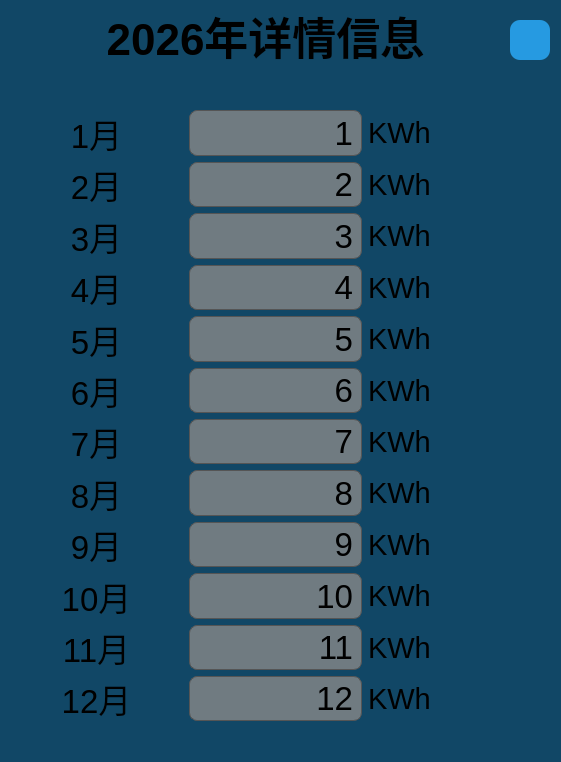
<?xml version="1.0" encoding="UTF-8"?>
<ui version="4.0">
 <class>AnnualDetails</class>
 <widget class="QFrame" name="AnnualDetails">
  <property name="geometry">
   <rect>
    <x>0</x>
    <y>0</y>
    <width>561</width>
    <height>762</height>
   </rect>
  </property>
  <property name="windowTitle">
   <string>Frame</string>
  </property>
  <property name="styleSheet">
   <string notr="true">#AnnualDetails {
	background-color: rgb(17, 71, 102);
	border-radius: 10px;
	color: rgb(224, 224, 224);
}</string>
  </property>
  <widget class="QPushButton" name="pushButton">
   <property name="geometry">
    <rect>
     <x>510</x>
     <y>20</y>
     <width>40</width>
     <height>40</height>
    </rect>
   </property>
   <property name="styleSheet">
    <string notr="true">
QPushButton{
	image: url(:/new/prefix1/Icon/close.png);
	background-color:rgb(38, 154, 225);
	color: #333333;
	border: 0px solid #E0E0E0;
	border-radius: 10px;
}
QPushButton:hover{
	
	background-color: rgb(241, 0, 0);
}</string>
   </property>
   <property name="text">
    <string/>
   </property>
   <property name="iconSize">
    <size>
     <width>20</width>
     <height>20</height>
    </size>
   </property>
   <property name="checkable">
    <bool>false</bool>
   </property>
   <property name="autoRepeat">
    <bool>false</bool>
   </property>
   <property name="autoExclusive">
    <bool>false</bool>
   </property>
   <property name="autoDefault">
    <bool>false</bool>
   </property>
  </widget>
  <widget class="QLabel" name="label_25">
   <property name="geometry">
    <rect>
     <x>80</x>
     <y>10</y>
     <width>371</width>
     <height>51</height>
    </rect>
   </property>
   <property name="font">
    <font>
     <pointsize>33</pointsize>
     <weight>75</weight>
     <bold>true</bold>
    </font>
   </property>
   <property name="text">
    <string>2026年详情信息</string>
   </property>
   <property name="alignment">
    <set>Qt::AlignCenter</set>
   </property>
  </widget>
  <widget class="QWidget" name="layoutWidget">
   <property name="geometry">
    <rect>
     <x>10</x>
     <y>110</y>
     <width>531</width>
     <height>611</height>
    </rect>
   </property>
   <layout class="QGridLayout" name="gridLayout">
    <item row="1" column="2">
     <widget class="QLabel" name="label_14">
      <property name="font">
       <font>
        <pointsize>22</pointsize>
       </font>
      </property>
      <property name="text">
       <string>KWh</string>
      </property>
     </widget>
    </item>
    <item row="8" column="2">
     <widget class="QLabel" name="label_21">
      <property name="font">
       <font>
        <pointsize>22</pointsize>
       </font>
      </property>
      <property name="text">
       <string>KWh</string>
      </property>
     </widget>
    </item>
    <item row="4" column="1">
     <widget class="QLabel" name="may">
      <property name="font">
       <font>
        <pointsize>25</pointsize>
       </font>
      </property>
      <property name="styleSheet">
       <string notr="true">background-color: rgba(136, 136, 136, 0.8);
border: 1px solid #555555;
border-radius: 8px;
</string>
      </property>
      <property name="text">
       <string>5</string>
      </property>
      <property name="alignment">
       <set>Qt::AlignRight|Qt::AlignTrailing|Qt::AlignVCenter</set>
      </property>
     </widget>
    </item>
    <item row="8" column="1">
     <widget class="QLabel" name="september">
      <property name="font">
       <font>
        <pointsize>25</pointsize>
       </font>
      </property>
      <property name="styleSheet">
       <string notr="true">background-color: rgba(136, 136, 136, 0.8);
border: 1px solid #555555;
border-radius: 8px;
</string>
      </property>
      <property name="text">
       <string>9</string>
      </property>
      <property name="alignment">
       <set>Qt::AlignRight|Qt::AlignTrailing|Qt::AlignVCenter</set>
      </property>
     </widget>
    </item>
    <item row="3" column="0">
     <widget class="QLabel" name="label_4">
      <property name="font">
       <font>
        <pointsize>25</pointsize>
       </font>
      </property>
      <property name="text">
       <string>4月</string>
      </property>
      <property name="alignment">
       <set>Qt::AlignCenter</set>
      </property>
     </widget>
    </item>
    <item row="6" column="2">
     <widget class="QLabel" name="label_19">
      <property name="font">
       <font>
        <pointsize>22</pointsize>
       </font>
      </property>
      <property name="text">
       <string>KWh</string>
      </property>
     </widget>
    </item>
    <item row="6" column="0">
     <widget class="QLabel" name="label_7">
      <property name="font">
       <font>
        <pointsize>25</pointsize>
       </font>
      </property>
      <property name="text">
       <string>7月</string>
      </property>
      <property name="alignment">
       <set>Qt::AlignCenter</set>
      </property>
     </widget>
    </item>
    <item row="11" column="2">
     <widget class="QLabel" name="label_24">
      <property name="font">
       <font>
        <pointsize>22</pointsize>
       </font>
      </property>
      <property name="text">
       <string>KWh</string>
      </property>
     </widget>
    </item>
    <item row="2" column="0">
     <widget class="QLabel" name="label_3">
      <property name="font">
       <font>
        <pointsize>25</pointsize>
       </font>
      </property>
      <property name="text">
       <string>3月</string>
      </property>
      <property name="alignment">
       <set>Qt::AlignCenter</set>
      </property>
     </widget>
    </item>
    <item row="0" column="2">
     <widget class="QLabel" name="label_13">
      <property name="font">
       <font>
        <pointsize>22</pointsize>
       </font>
      </property>
      <property name="text">
       <string>KWh</string>
      </property>
     </widget>
    </item>
    <item row="5" column="2">
     <widget class="QLabel" name="label_18">
      <property name="font">
       <font>
        <pointsize>22</pointsize>
       </font>
      </property>
      <property name="text">
       <string>KWh</string>
      </property>
     </widget>
    </item>
    <item row="1" column="0">
     <widget class="QLabel" name="label_2">
      <property name="font">
       <font>
        <pointsize>25</pointsize>
       </font>
      </property>
      <property name="text">
       <string>2月</string>
      </property>
      <property name="alignment">
       <set>Qt::AlignCenter</set>
      </property>
     </widget>
    </item>
    <item row="7" column="2">
     <widget class="QLabel" name="label_20">
      <property name="font">
       <font>
        <pointsize>22</pointsize>
       </font>
      </property>
      <property name="text">
       <string>KWh</string>
      </property>
     </widget>
    </item>
    <item row="7" column="0">
     <widget class="QLabel" name="label_8">
      <property name="font">
       <font>
        <pointsize>25</pointsize>
       </font>
      </property>
      <property name="text">
       <string>8月</string>
      </property>
      <property name="alignment">
       <set>Qt::AlignCenter</set>
      </property>
     </widget>
    </item>
    <item row="9" column="1">
     <widget class="QLabel" name="october">
      <property name="font">
       <font>
        <pointsize>25</pointsize>
       </font>
      </property>
      <property name="styleSheet">
       <string notr="true">background-color: rgba(136, 136, 136, 0.8);
border: 1px solid #555555;
border-radius: 8px;
</string>
      </property>
      <property name="text">
       <string>10</string>
      </property>
      <property name="alignment">
       <set>Qt::AlignRight|Qt::AlignTrailing|Qt::AlignVCenter</set>
      </property>
     </widget>
    </item>
    <item row="11" column="1">
     <widget class="QLabel" name="december">
      <property name="font">
       <font>
        <pointsize>25</pointsize>
       </font>
      </property>
      <property name="layoutDirection">
       <enum>Qt::LeftToRight</enum>
      </property>
      <property name="styleSheet">
       <string notr="true">background-color: rgba(136, 136, 136, 0.8);
border: 1px solid #555555;
border-radius: 8px;
</string>
      </property>
      <property name="text">
       <string>12</string>
      </property>
      <property name="alignment">
       <set>Qt::AlignRight|Qt::AlignTrailing|Qt::AlignVCenter</set>
      </property>
     </widget>
    </item>
    <item row="0" column="1">
     <widget class="QLabel" name="january">
      <property name="font">
       <font>
        <pointsize>25</pointsize>
       </font>
      </property>
      <property name="styleSheet">
       <string notr="true">background-color: rgba(136, 136, 136, 0.8);
border: 1px solid #555555;
border-radius: 8px;
</string>
      </property>
      <property name="text">
       <string>1</string>
      </property>
      <property name="alignment">
       <set>Qt::AlignRight|Qt::AlignTrailing|Qt::AlignVCenter</set>
      </property>
     </widget>
    </item>
    <item row="2" column="2">
     <widget class="QLabel" name="label_15">
      <property name="font">
       <font>
        <pointsize>22</pointsize>
       </font>
      </property>
      <property name="text">
       <string>KWh</string>
      </property>
     </widget>
    </item>
    <item row="4" column="2">
     <widget class="QLabel" name="label_17">
      <property name="font">
       <font>
        <pointsize>22</pointsize>
       </font>
      </property>
      <property name="text">
       <string>KWh</string>
      </property>
     </widget>
    </item>
    <item row="2" column="1">
     <widget class="QLabel" name="march">
      <property name="font">
       <font>
        <pointsize>25</pointsize>
       </font>
      </property>
      <property name="styleSheet">
       <string notr="true">background-color: rgba(136, 136, 136, 0.8);
border: 1px solid #555555;
border-radius: 8px;
</string>
      </property>
      <property name="text">
       <string>3</string>
      </property>
      <property name="alignment">
       <set>Qt::AlignRight|Qt::AlignTrailing|Qt::AlignVCenter</set>
      </property>
     </widget>
    </item>
    <item row="3" column="2">
     <widget class="QLabel" name="label_16">
      <property name="font">
       <font>
        <pointsize>22</pointsize>
       </font>
      </property>
      <property name="text">
       <string>KWh</string>
      </property>
     </widget>
    </item>
    <item row="6" column="1">
     <widget class="QLabel" name="july">
      <property name="font">
       <font>
        <pointsize>25</pointsize>
       </font>
      </property>
      <property name="styleSheet">
       <string notr="true">background-color: rgba(136, 136, 136, 0.8);
border: 1px solid #555555;
border-radius: 8px;
</string>
      </property>
      <property name="text">
       <string>7</string>
      </property>
      <property name="alignment">
       <set>Qt::AlignRight|Qt::AlignTrailing|Qt::AlignVCenter</set>
      </property>
     </widget>
    </item>
    <item row="9" column="2">
     <widget class="QLabel" name="label_22">
      <property name="font">
       <font>
        <pointsize>22</pointsize>
       </font>
      </property>
      <property name="text">
       <string>KWh</string>
      </property>
     </widget>
    </item>
    <item row="1" column="1">
     <widget class="QLabel" name="february">
      <property name="font">
       <font>
        <pointsize>25</pointsize>
       </font>
      </property>
      <property name="styleSheet">
       <string notr="true">background-color: rgba(136, 136, 136, 0.8);
border: 1px solid #555555;
border-radius: 8px;
</string>
      </property>
      <property name="text">
       <string>2</string>
      </property>
      <property name="alignment">
       <set>Qt::AlignRight|Qt::AlignTrailing|Qt::AlignVCenter</set>
      </property>
     </widget>
    </item>
    <item row="10" column="0">
     <widget class="QLabel" name="label_11">
      <property name="font">
       <font>
        <pointsize>25</pointsize>
       </font>
      </property>
      <property name="text">
       <string>11月</string>
      </property>
      <property name="alignment">
       <set>Qt::AlignCenter</set>
      </property>
     </widget>
    </item>
    <item row="10" column="2">
     <widget class="QLabel" name="label_23">
      <property name="font">
       <font>
        <pointsize>22</pointsize>
       </font>
      </property>
      <property name="text">
       <string>KWh</string>
      </property>
     </widget>
    </item>
    <item row="11" column="0">
     <widget class="QLabel" name="label_12">
      <property name="font">
       <font>
        <pointsize>25</pointsize>
       </font>
      </property>
      <property name="text">
       <string>12月</string>
      </property>
      <property name="alignment">
       <set>Qt::AlignCenter</set>
      </property>
     </widget>
    </item>
    <item row="5" column="1">
     <widget class="QLabel" name="june">
      <property name="font">
       <font>
        <pointsize>25</pointsize>
       </font>
      </property>
      <property name="styleSheet">
       <string notr="true">background-color: rgba(136, 136, 136, 0.8);
border: 1px solid #555555;
border-radius: 8px;
</string>
      </property>
      <property name="text">
       <string>6</string>
      </property>
      <property name="alignment">
       <set>Qt::AlignRight|Qt::AlignTrailing|Qt::AlignVCenter</set>
      </property>
     </widget>
    </item>
    <item row="7" column="1">
     <widget class="QLabel" name="august">
      <property name="font">
       <font>
        <pointsize>25</pointsize>
       </font>
      </property>
      <property name="styleSheet">
       <string notr="true">background-color: rgba(136, 136, 136, 0.8);
border: 1px solid #555555;
border-radius: 8px;
</string>
      </property>
      <property name="text">
       <string>8</string>
      </property>
      <property name="alignment">
       <set>Qt::AlignRight|Qt::AlignTrailing|Qt::AlignVCenter</set>
      </property>
     </widget>
    </item>
    <item row="8" column="0">
     <widget class="QLabel" name="label_9">
      <property name="font">
       <font>
        <pointsize>25</pointsize>
       </font>
      </property>
      <property name="text">
       <string>9月</string>
      </property>
      <property name="alignment">
       <set>Qt::AlignCenter</set>
      </property>
     </widget>
    </item>
    <item row="5" column="0">
     <widget class="QLabel" name="label_6">
      <property name="font">
       <font>
        <pointsize>25</pointsize>
       </font>
      </property>
      <property name="text">
       <string>6月</string>
      </property>
      <property name="alignment">
       <set>Qt::AlignCenter</set>
      </property>
     </widget>
    </item>
    <item row="3" column="1">
     <widget class="QLabel" name="april">
      <property name="font">
       <font>
        <pointsize>25</pointsize>
       </font>
      </property>
      <property name="styleSheet">
       <string notr="true">background-color: rgba(136, 136, 136, 0.8);
border: 1px solid #555555;
border-radius: 8px;
</string>
      </property>
      <property name="text">
       <string>4</string>
      </property>
      <property name="alignment">
       <set>Qt::AlignRight|Qt::AlignTrailing|Qt::AlignVCenter</set>
      </property>
     </widget>
    </item>
    <item row="9" column="0">
     <widget class="QLabel" name="label_10">
      <property name="font">
       <font>
        <pointsize>25</pointsize>
       </font>
      </property>
      <property name="text">
       <string>10月</string>
      </property>
      <property name="alignment">
       <set>Qt::AlignCenter</set>
      </property>
     </widget>
    </item>
    <item row="4" column="0">
     <widget class="QLabel" name="label_5">
      <property name="font">
       <font>
        <pointsize>25</pointsize>
       </font>
      </property>
      <property name="text">
       <string>5月</string>
      </property>
      <property name="alignment">
       <set>Qt::AlignCenter</set>
      </property>
     </widget>
    </item>
    <item row="10" column="1">
     <widget class="QLabel" name="november">
      <property name="font">
       <font>
        <pointsize>25</pointsize>
       </font>
      </property>
      <property name="styleSheet">
       <string notr="true">background-color: rgba(136, 136, 136, 0.8);
border: 1px solid #555555;
border-radius: 8px;
</string>
      </property>
      <property name="text">
       <string>11</string>
      </property>
      <property name="alignment">
       <set>Qt::AlignRight|Qt::AlignTrailing|Qt::AlignVCenter</set>
      </property>
     </widget>
    </item>
    <item row="0" column="0">
     <widget class="QLabel" name="label">
      <property name="font">
       <font>
        <pointsize>25</pointsize>
       </font>
      </property>
      <property name="text">
       <string>1月</string>
      </property>
      <property name="alignment">
       <set>Qt::AlignCenter</set>
      </property>
     </widget>
    </item>
   </layout>
  </widget>
 </widget>
 <resources/>
 <connections/>
</ui>
